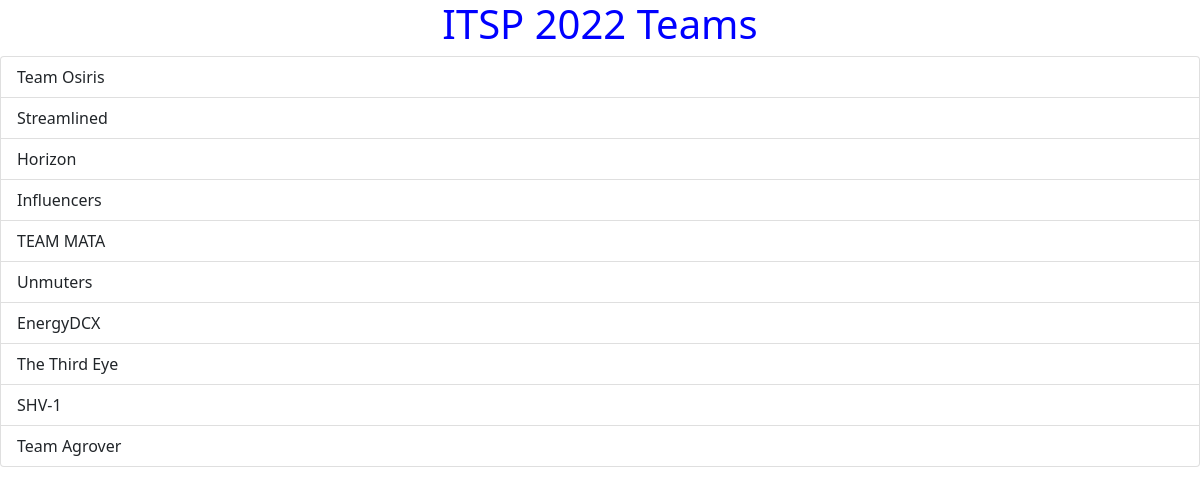
The page / on the database its author committed.
### ITSP/models.py (models this page shows)
class Team(models.Model):
    team_name=models.CharField(max_length=255)
    team_id=models.CharField(max_length=20)
    team_member_names=models.CharField(max_length=510)

### ITSP/views.py (the view)
# urls.py: path('',views.index),
def index(request):
    teams=Team.objects.all()
    return render(request, 'index.html', {'teams':teams})

### ITSP/templates/index.html
{% extends 'base.html' %}
{% block content %}
    <h1 style="color:blue;text-align:center;">ITSP 2022 Teams</h1>
    <div class="list-group">
        {% for team in teams %}
            <a href="http://127.0.0.1:8000/{{ team.team_id }}" class="list-group-item list-group-item-action">{{ team.team_name }}</a>
        {% endfor %}
    </div>
{% endblock %}

### ITSP/templates/base.html (shortened to what this page needs)
<!doctype html>
<html lang="en">
  <head>
    <link href="https://cdn.jsdelivr.net/npm/bootstrap@5.1.3/dist/css/bootstrap.min.css" rel="stylesheet">
  </head>
  <body>
    {% block content %}
    {% endblock %}
  </body>
</html>

### rows shown on the page
Team: team_name "Team Osiris"
Team: team_name "Streamlined"
Team: team_name "Horizon"
Team: team_name "Influencers"
Team: team_name "TEAM MATA"
Team: team_name "Unmuters"
Team: team_name "EnergyDCX"
Team: team_name "The Third Eye"
Team: team_name "SHV-1"
Team: team_name "Team Agrover"
